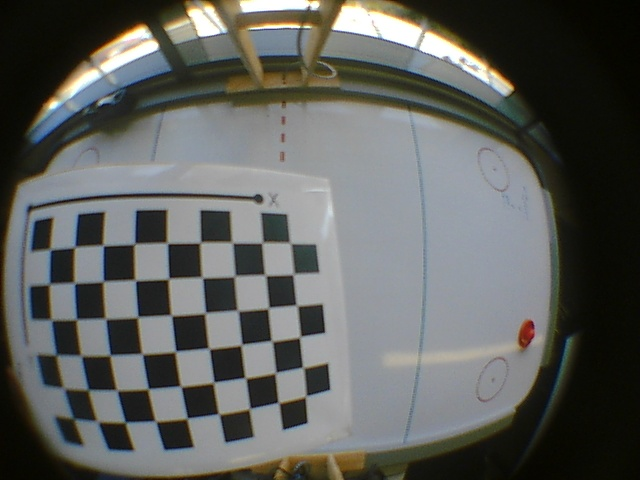
//> input picture RPi_Server_CPP/calibrate_fisheye/images/a0.jpg, 640 x 480 px, given in place of the camera
$ ./detectred   (built with g++ and OpenCV 4)
//> lines starting //> are read from the running program, lines starting //| are printed output that depends on the picture; after the words box and inside, x2 and y2 are one past the last pixel; in counts of white or black regions, pixels touching at a corner belong together
#include <iostream>
#include "opencv2/highgui/highgui.hpp"
#include "opencv2/imgproc/imgproc.hpp"

using namespace cv;
using namespace std;

 int main( int argc, char** argv )
 {
    VideoCapture cap(0); //capture the video from web cam

    if ( !cap.isOpened() )  // if not success, exit program
    {
         cout << "Cannot open the web cam" << endl;
         return -1;
    }

    namedWindow("Control", CV_WINDOW_AUTOSIZE); //create a window called "Control"

  int iLowH = 0;
 int iHighH = 179;

  int iLowS = 0;
 int iHighS = 255;

  int iLowV = 0;
 int iHighV = 255;

  //Create trackbars in "Control" window
 cvCreateTrackbar("LowH", "Control", &iLowH, 179); //Hue (0 - 179)
//> slider 'LowH' is set to 35
 cvCreateTrackbar("HighH", "Control", &iHighH, 179);

  cvCreateTrackbar("LowS", "Control", &iLowS, 255); //Saturation (0 - 255)
//> slider 'LowS' is set to 51
 cvCreateTrackbar("HighS", "Control", &iHighS, 255);

  cvCreateTrackbar("LowV", "Control", &iLowV, 255); //Value (0 - 255)
//> slider 'LowV' is set to 51
 cvCreateTrackbar("HighV", "Control", &iHighV, 255);

    while (true)
    {
        Mat imgOriginal;

        bool bSuccess = cap.read(imgOriginal); // read a new frame from video
//> imgOriginal is the input picture: 480 rows x 640 cols, CV_8UC3; mean B, G, R 92.8, 95.9, 94.3

         if (!bSuccess) //if not success, break loop
        {
             cout << "Cannot read a frame from video stream" << endl;
             break;
        }

    Mat imgHSV;

   cvtColor(imgOriginal, imgHSV, COLOR_BGR2HSV); //Convert the captured frame from BGR to HSV
//> imgHSV: 480 rows x 640 cols, CV_8UC3; mean H, S, V 65, 64.2, 100.5

  Mat imgThresholded;

   inRange(imgHSV, Scalar(iLowH, iLowS, iLowV), Scalar(iHighH, iHighS, iHighV), imgThresholded); //Threshold the image
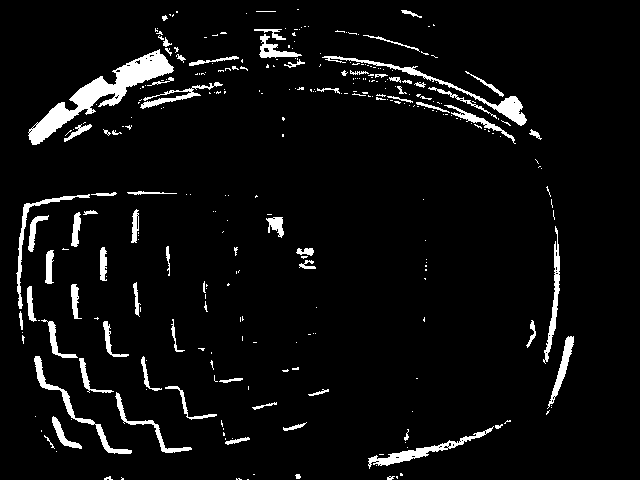
//> imgThresholded: 480 rows x 640 cols, CV_8UC1; 5.3% white; 307 white regions (231 under 20 px), largest, box (x1, y1, x2, y2) and area: (28, 49, 174, 145) 3212, (322, 56, 527, 126) 1137, (368, 426, 494, 469) 846

  //morphological opening (remove small objects from the foreground)
  erode(imgThresholded, imgThresholded, getStructuringElement(MORPH_ELLIPSE, Size(5, 5)) );
  dilate( imgThresholded, imgThresholded, getStructuringElement(MORPH_ELLIPSE, Size(5, 5)) );

   //morphological closing (fill small holes in the foreground)
  dilate( imgThresholded, imgThresholded, getStructuringElement(MORPH_ELLIPSE, Size(5, 5)) );
  erode(imgThresholded, imgThresholded, getStructuringElement(MORPH_ELLIPSE, Size(5, 5)) );
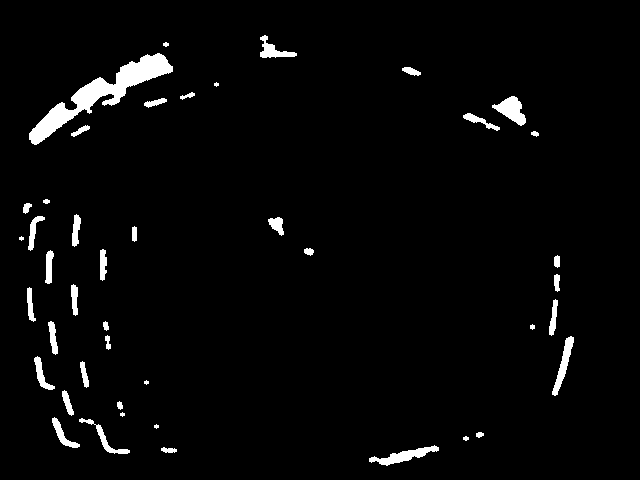
//> imgThresholded: 480 rows x 640 cols, CV_8UC1; 3% white; 44 white regions (5 under 20 px), largest, box (x1, y1, x2, y2) and area: (29, 53, 173, 145) 3085, (369, 445, 439, 466) 529, (492, 96, 526, 126) 522

   imshow("Thresholded Image", imgThresholded); //show the thresholded image
  imshow("Original", imgOriginal); //show the original image

        if (waitKey(30) == 27) //wait for 'esc' key press for 30ms. If 'esc' key is pressed, break loop
//> the Esc key is pressed
       {
            cout << "esc key is pressed by user" << endl;
            break;
       }
    }

   return 0;

}

$ run again, on RPi_Server_CPP/calibrate_fisheye/images/a10.jpg
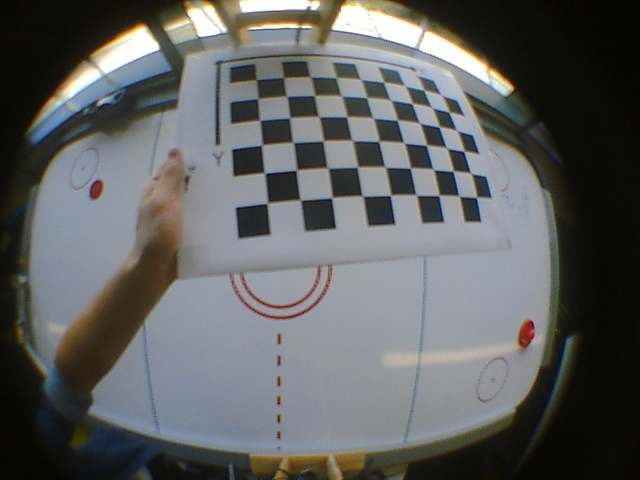
//> input picture RPi_Server_CPP/calibrate_fisheye/images/a10.jpg, 640 x 480 px, given in place of the camera
//> imgOriginal is the input picture: 480 rows x 640 cols, CV_8UC3; mean B, G, R 97, 97.4, 95.7
//> imgHSV: 480 rows x 640 cols, CV_8UC3; mean H, S, V 71.2, 66, 104.4
//> `inRange(imgHSV, Scalar(iLowH, iLowS, iLowV), Scalar(iHighH, iHighS, iH..`:
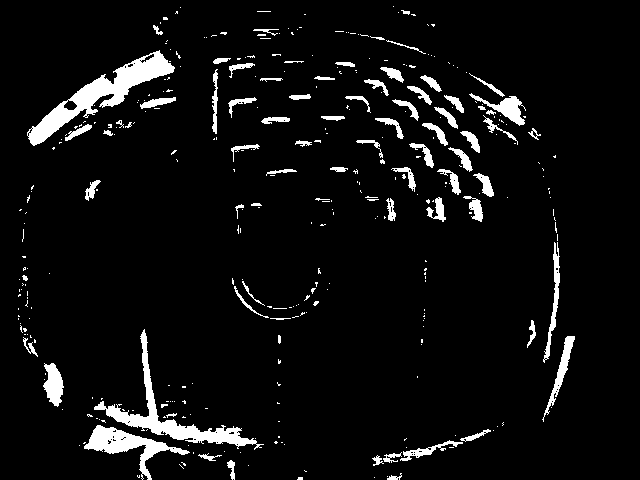
//> imgThresholded: 480 rows x 640 cols, CV_8UC1; 5.9% white; 353 white regions (277 under 20 px), largest, box (x1, y1, x2, y2) and area: (27, 50, 175, 146) 3334, (94, 329, 264, 450) 2573, (84, 425, 190, 480) 1625
//> `erode(imgThresholded, imgThresholded, getStructuringElement(MORPH_ELLI..`:
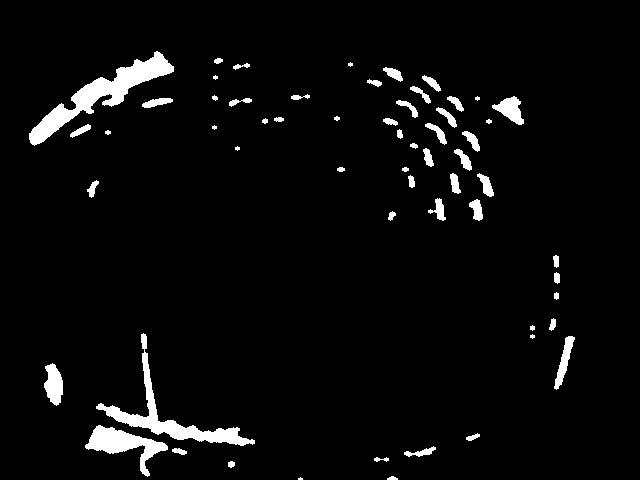
//> imgThresholded: 480 rows x 640 cols, CV_8UC1; 4.1% white; 59 white regions (7 under 20 px), largest, box (x1, y1, x2, y2) and area: (29, 51, 174, 146) 3176, (96, 333, 255, 446) 2402, (85, 425, 168, 477) 1516

$ run again, on RPi_Server_CPP/calibrate_fisheye/images/a11.jpg
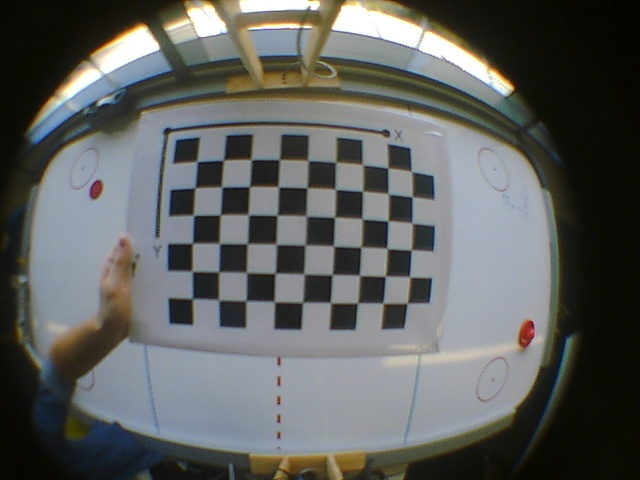
//> input picture RPi_Server_CPP/calibrate_fisheye/images/a11.jpg, 640 x 480 px, given in place of the camera
//> imgOriginal is the input picture: 480 rows x 640 cols, CV_8UC3; mean B, G, R 94.7, 96.3, 94.4
//> imgHSV: 480 rows x 640 cols, CV_8UC3; mean H, S, V 68.7, 65, 102.5
//> `inRange(imgHSV, Scalar(iLowH, iLowS, iLowV), Scalar(iHighH, iHighS, iH..`:
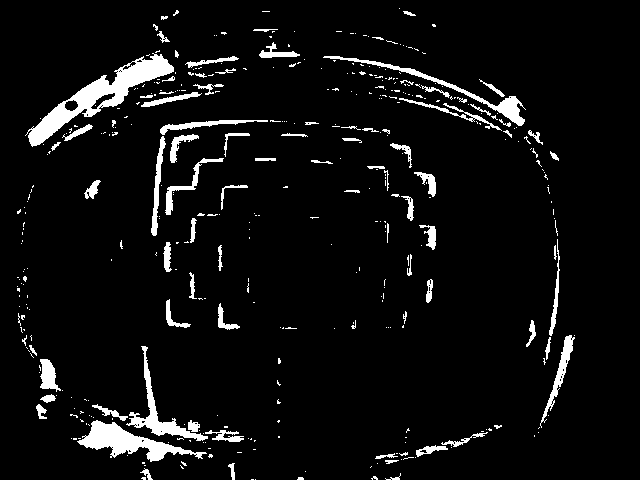
//> imgThresholded: 480 rows x 640 cols, CV_8UC1; 5.9% white; 408 white regions (323 under 20 px), largest, box (x1, y1, x2, y2) and area: (25, 53, 174, 147) 3272, (77, 420, 207, 462) 1924, (126, 346, 208, 441) 1164
//> `erode(imgThresholded, imgThresholded, getStructuringElement(MORPH_ELLI..`:
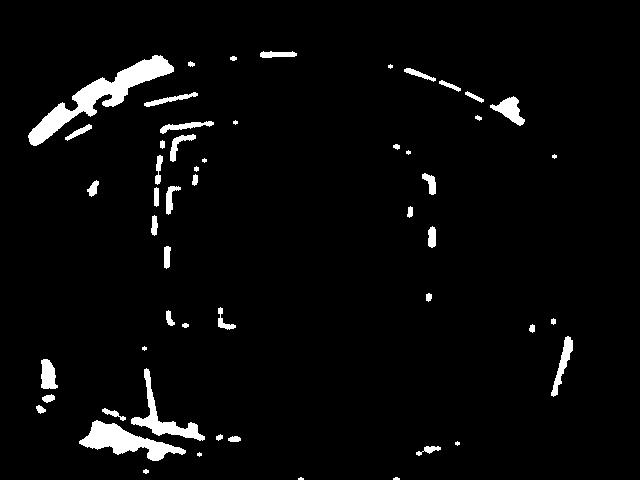
//> imgThresholded: 480 rows x 640 cols, CV_8UC1; 3.6% white; 53 white regions (10 under 20 px), largest, box (x1, y1, x2, y2) and area: (28, 55, 174, 146) 3127, (79, 420, 186, 461) 1786, (131, 368, 205, 441) 1100
